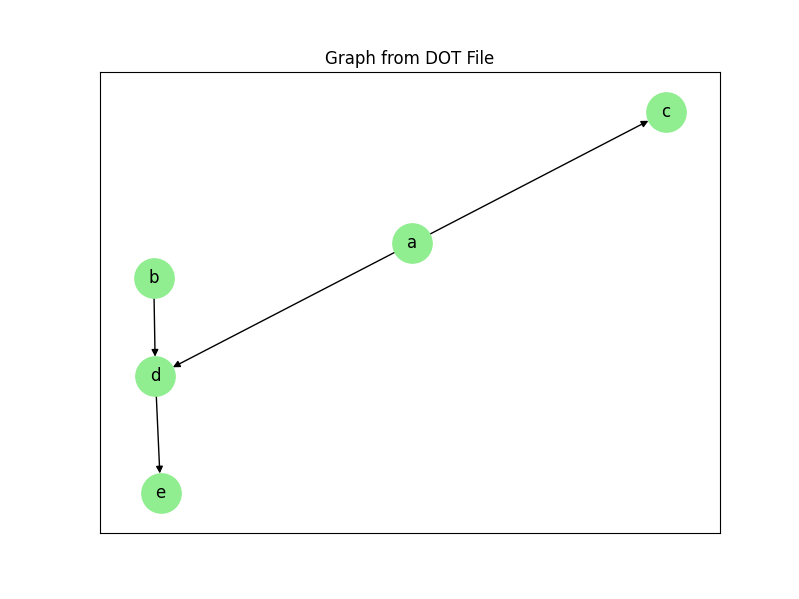

Reproduce this figure in Python.
import matplotlib.pyplot as plt
import networkx as nx
from networkx.drawing.nx_agraph import read_dot

# Step 1: Read the graph from the DOT file
G_dot = read_dot("exercise2.dot")

# Step 2: Visualize the graph
plt.figure(figsize=(8, 6))
nx.draw_networkx(
    G_dot, 
    node_color="lightgreen", 
    node_size=800, 
    font_size=12, 
    arrows=True
)
plt.title("Graph from DOT File")
plt.show()
